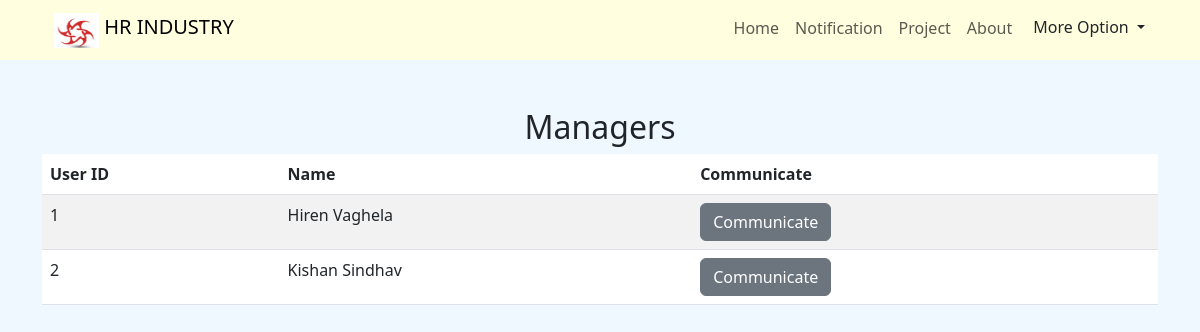
Page /emp/comm_manager.php on the committed database.
### tables this page shows
create table user_detail(
uid int(3) primary key auto_increment,
first_name varchar(15) not null,
last_name varchar(12) not null,
role char(1) not null,
email varchar(50)not null unique key,
address varchar(100)not null,
salary int(6) ,
password varchar(32)not null,
pPAth varchar(255) default NULL
);

### emp/comm_manager.php (the view, shortened to what this page needs)
<?php
include "config.php";
$sql = "SELECT * FROM user_detail where `role`=1";
$result = $conn->query($sql);
?>
<!DOCTYPE html>
<html>
<head>
    <link href="https://cdn.jsdelivr.net/npm/bootstrap@5.3.0/dist/css/bootstrap.min.css" rel="stylesheet">
</head>
<body style="background-color: 	aliceblue ;">
<nav class="navbar navbar-expand-lg  " >
  <div class="container" >
  <div class="container-fluid">
    <a class="navbar-brand" href="#">
      <img src="../photos/logo.jpg" alt="Logo" width="45" height="35" class="d-inline-block align-text-top">
      HR INDUSTRY
    </a>
  </div>
    <div class="collapse navbar-collapse" id="navbarSupportedContent">
      <ul class="navbar-nav ms-auto mb-2 mb-lg-1">
        <li class="nav-item">
          <a class="nav-link " aria-current="page" href="index.php">Home</a>
        </li>
        <li class="nav-item">
          <a class="nav-link text-capitalize" href="p2.php">Notification</a>
        </li>
        <li class="nav-item">
          <a class="nav-link text-capitalize" href="view_project.php">Project</a>
        </li>
        <li class="nav-item">
          <a class="nav-link text-capitalize" href="p4.php">About</a>
        </li>
        <li class="nav-item">
        <div class="dropdown">
         <?php
                        $sql = $conn->query("SELECT COUNT(read_flag) as msg from comm_emp_man where `uid` = '".$uid."'and `read_flag` = '0'");
                    $data=mysqli_fetch_assoc($sql);
                    if($data['msg'] > 0)
                    {
                ?>
                        <td>
                        <button class="notification btn dropdown-toggle "  type="button" data-bs-toggle="dropdown" aria-expanded="false">
                            <span>  More Option  </span>
                            <span class="badge"><?php echo $data['msg'] ?></span>
                            </button></td>
                     </tr>
            <?php
                    }else{
            ?>
                <button class="btn dropdown-toggle "  type="button" data-bs-toggle="dropdown" aria-expanded="false">
                 More Option
                </button>
            <?php } ?>
</div>
</li>
      </ul>
    </div>
  </div>
</nav>
<br><br>
    <div class="container">
        <h2>Managers</h2>
<table class="table table-striped">
    <thead>
        <tr>
        <th>User ID</th>
        <th> Name</th>
        <th>Communicate</th>
    </tr>
    </thead>
    <tbody>
        <?php
            if ($result->num_rows > 0) {
                while ($row = $result->fetch_assoc()) {
        ?>
                    <tr>
                    <td><?php echo $row['uid']; ?></td>
                    <td><?php echo $row['first_name'].' '.$row['last_name']; ?></td>
                    <?php
                        $sql = $conn->query("SELECT COUNT(read_flag) as msg from comm_emp_man where `uid` = '".$uid."' and `email`= '".$row['email']."' and `read_flag` = '0'");
                        $data=mysqli_fetch_assoc($sql);
                    if($data['msg'] > 0)
                    {
                        ?>
                        <td>
                        <a class="btn btn-secondary noti"   href="http://localhost/project/communicate.php?uid=<?php echo $row['uid']; ?>">
                            <span>Communicate</span>
                            <span class="ba"><?php echo $data['msg'] ?></span>
                        </a>
                    </tr>
                    <?php
                    }else{
                    ?>
                    <td> <a class="btn btn-secondary" href="http://localhost/project/communicate.php?uid=<?php echo $row['uid']; ?>">Communicate</a></td>
                    </tr>
        <?php
                    }
                }
            }
        ?>
    </tbody>
</table>
    </div>
</body>
</html>

### emp/comm_manager.php (style rules this page uses)
.bc,nav { background-color:lightyellow; }
h2 { text-align:center; }

### rows in the picture
user_detail: uid "1", first_name "Hiren", last_name "Vaghela"
user_detail: uid "2", first_name "Kishan", last_name "Sindhav"
